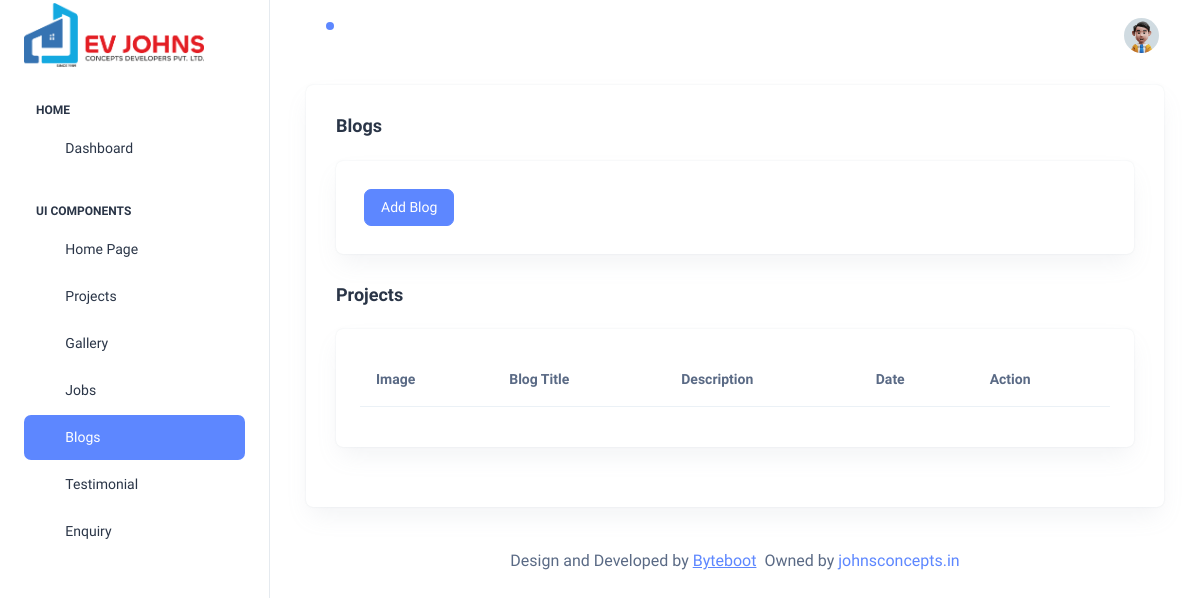
The app's page /BlogeEdits, older data.
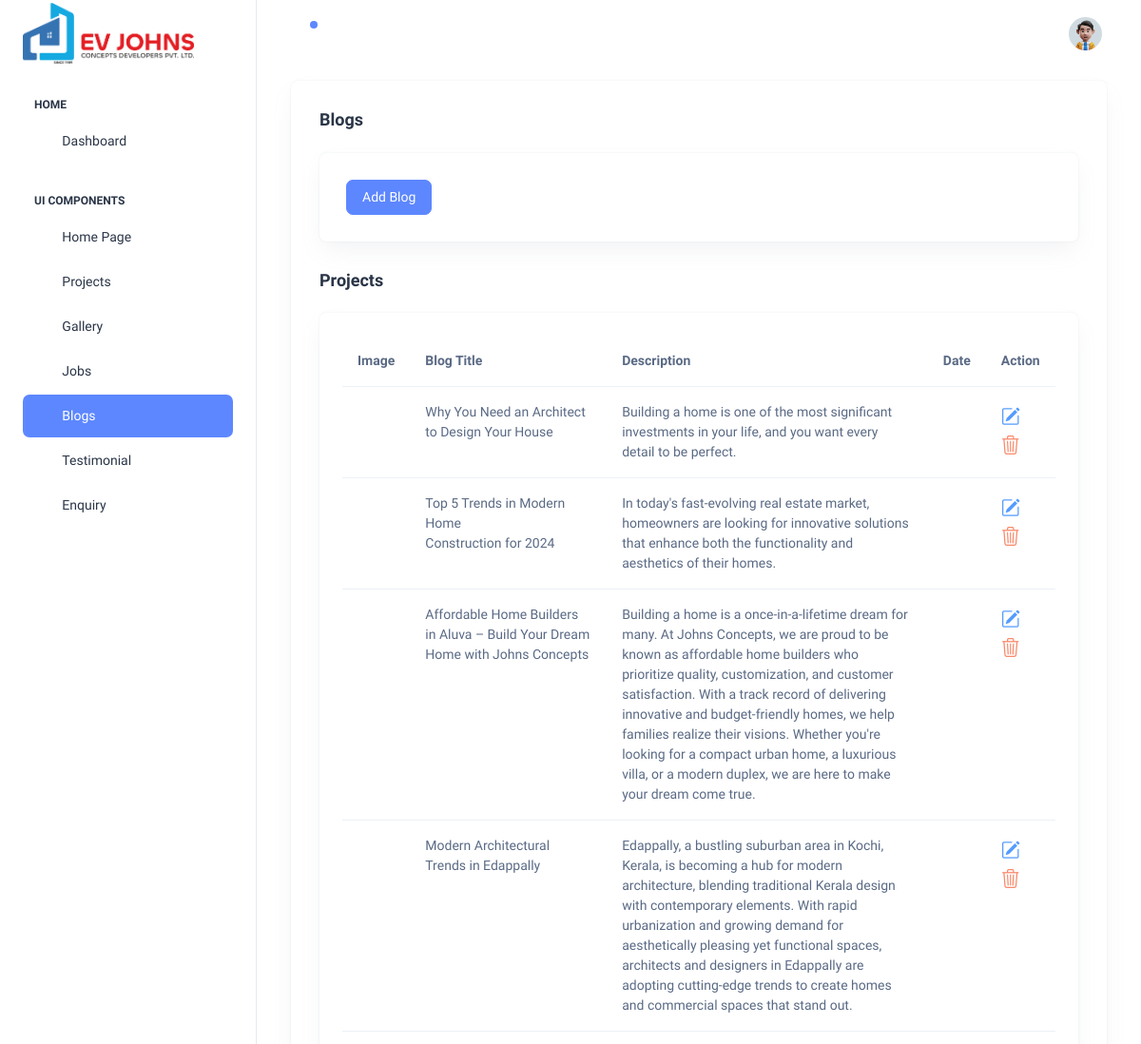
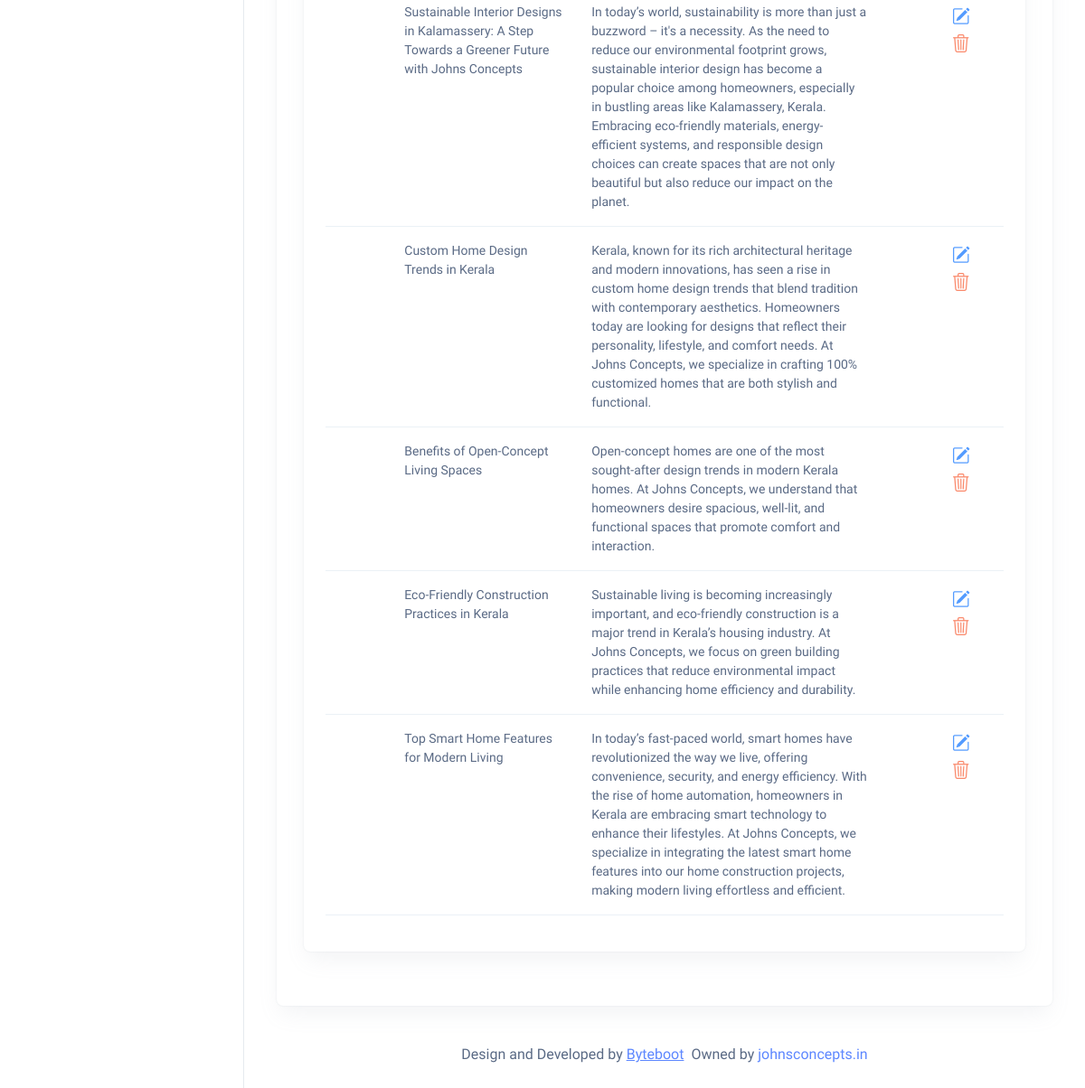
The same page, newer data (2 pictures, top to bottom).
### Home/models.py (models this page shows)
class Blog(models.Model):
    blogtitle = models.CharField(max_length=100)
    image = models.FileField(upload_to='BlogImage')
    description = models.TextField()
    body = RichTextField(null=True, blank=True)
    date_added = models.DateField(auto_now_add=True)

### Home/views.py (the view, shortened to what this page needs)
# urls.py: path('BlogeEdits', views.BlogeEdits, name='BlogeEdits'),
def BlogeEdits(request):
    blogs = Blog.objects.all()
    form = BlogForm()
    context = {
        "blogs":blogs,
        "form":form
    }
    return render(request,"dashboard/blog.html",context)

### templates/dashboard/blog.html (shortened to what this page needs)
{% extends 'dashboard/index.html' %}{% load static %}{% block admin %}
<div class="container-fluid">
    <div class="card">
        <div class="card-body">
            <h5 class="card-title fw-semibold mb-4">Blogs</h5>
            <div class="card">
                <div class="card-body p-4">
                    <button type="button" class="btn btn-primary m-1" data-bs-toggle="modal"
                        data-bs-target="#exampleModal">Add Blog</button>
                </div>
            </div>
            <h5 class="card-title fw-semibold mb-4">Projects</h5>
            <div class="card">
                <div class="card-body p-4">
                    <table class="table table-stripped">
                        <tr>
                            <th>Image</th>
                            <th>Blog Title</th>
                            <th>Description</th>
                            <th>Date</th>
                            <th>Action</th>
                        </tr>
                        {% for item in blogs %}
                        <tr>
                            <td>
                            </td>
                            <td>{{item.blogtitle}}</td>
                            <td>{{item.description}}</td>
                            <td></td>
                            <td>
                                <a href="{%url 'EditBlog' item.id %}" data-bs-toggle="tooltip"
                                    data-bs-placement="top" data-bs-custom-class="custom-tooltip"
                                    data-bs-title="Edit Job" class="text-info" style="font-size: 20px !important;">
                                    <i class="bi bi-pencil-square"></i>
                                </a>
                                <a href="{%url 'BlogDelete' item.id %}"
                                    onclick="return confirm('Are you want to delete this Blog Permanently ?')"
                                    class="text-danger" style="font-size: 20px !important;">
                                    <i class="bi bi-trash3"></i>
                                </a>
                            </td>
                        </tr>
                        {% endfor %}
                    </table>
                </div>
            </div>
        </div>
    </div>
</div>
    {% endblock %}

Row changes from the older to the newer data that the page shows:
added Blog: blogtitle "Why You Need an Architect to Design Your House", description "Building a home is one of the most significant investments in your life, and you want every detail to be perfect."
added Blog: blogtitle "Top 5 Trends in Modern Home Construction for 2024", description "In today's fast-evolving real estate market, homeowners are looking for innovative solutions that enhance both the functionality and aesthetics of their homes."
added Blog: blogtitle "Affordable Home Builders in Aluva – Build Your Dream Home with Johns Concepts", description "Building a home is a once-in-a-lifetime dream for many. At Johns Concepts, we are proud to be known as affordable home builders who prioritize quality, customization, and customer satisfaction. With a track record of delivering innovative and budget-friendly homes, we help families realize their visions. Whether you're looking for a compact urban home, a luxurious villa, or a modern duplex, we are here to make your dream come true."
added Blog: blogtitle "Modern Architectural Trends in Edappally", description "Edappally, a bustling suburban area in Kochi, Kerala, is becoming a hub for modern architecture, blending traditional Kerala design with contemporary elements. With rapid urbanization and growing demand for aesthetically pleasing yet functional spaces, architects and designers in Edappally are adopting cutting-edge trends to create homes and commercial spaces that stand out."
added Blog: blogtitle "Sustainable Interior Designs in Kalamassery: A Step Towards a Greener Future with Johns Concepts", description "In today’s world, sustainability is more than just a buzzword – it's a necessity. As the need to reduce our environmental footprint grows, sustainable interior design has become a popular choice among homeowners, especially in bustling areas like Kalamassery, Kerala. Embracing eco-friendly materials, energy-efficient systems, and responsible design choices can create spaces that are not only beautiful but also reduce our impact on the planet."
added Blog: blogtitle "Custom Home Design Trends in Kerala", description "Kerala, known for its rich architectural heritage and modern innovations, has seen a rise in custom home design trends that blend tradition with contemporary aesthetics. Homeowners today are looking for designs that reflect their personality, lifestyle, and comfort needs. At Johns Concepts, we specialize in crafting 100% customized homes that are both stylish and functional."
added Blog: blogtitle "Benefits of Open-Concept Living Spaces", description "Open-concept homes are one of the most sought-after design trends in modern Kerala homes. At Johns Concepts, we understand that homeowners desire spacious, well-lit, and functional spaces that promote comfort and interaction."
added Blog: blogtitle "Eco-Friendly Construction Practices in Kerala", description "Sustainable living is becoming increasingly important, and eco-friendly construction is a major trend in Kerala’s housing industry. At Johns Concepts, we focus on green building practices that reduce environmental impact while enhancing home efficiency and durability."
added Blog: blogtitle "Top Smart Home Features for Modern Living", description "In today’s fast-paced world, smart homes have revolutionized the way we live, offering convenience, security, and energy efficiency. With the rise of home automation, homeowners in Kerala are embracing smart technology to enhance their lifestyles. At Johns Concepts, we specialize in integrating the latest smart home features into our home construction projects, making modern living effortless and efficient."
